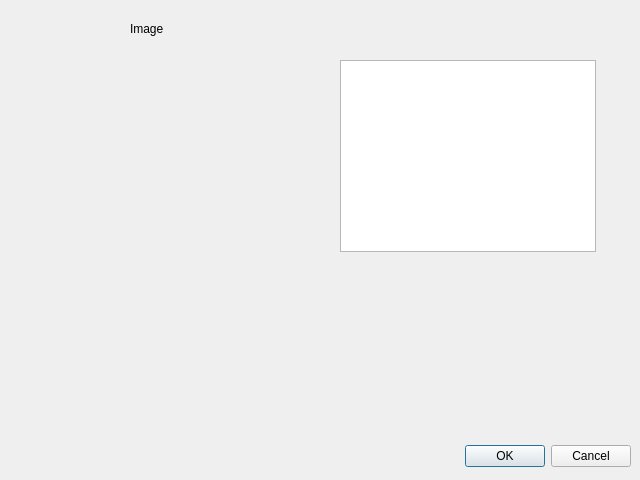
<?xml version="1.0" encoding="UTF-8"?>
<ui version="4.0">
 <class>SHOW_TEST</class>
 <widget class="QDialog" name="SHOW_TEST">
  <property name="geometry">
   <rect>
    <x>0</x>
    <y>0</y>
    <width>640</width>
    <height>480</height>
   </rect>
  </property>
  <property name="windowTitle">
   <string>Dialog</string>
  </property>
  <widget class="QDialogButtonBox" name="buttonBox">
   <property name="geometry">
    <rect>
     <x>10</x>
     <y>440</y>
     <width>621</width>
     <height>32</height>
    </rect>
   </property>
   <property name="orientation">
    <enum>Qt::Horizontal</enum>
   </property>
   <property name="standardButtons">
    <set>QDialogButtonBox::Cancel|QDialogButtonBox::Ok</set>
   </property>
  </widget>
  <widget class="QTextBrowser" name="textBrowser">
   <property name="geometry">
    <rect>
     <x>340</x>
     <y>60</y>
     <width>256</width>
     <height>192</height>
    </rect>
   </property>
  </widget>
  <widget class="QLabel" name="label">
   <property name="geometry">
    <rect>
     <x>30</x>
     <y>260</y>
     <width>281</width>
     <height>31</height>
    </rect>
   </property>
   <property name="text">
    <string/>
   </property>
  </widget>
  <widget class="QLabel" name="label_2">
   <property name="geometry">
    <rect>
     <x>40</x>
     <y>50</y>
     <width>231</width>
     <height>191</height>
    </rect>
   </property>
   <property name="text">
    <string/>
   </property>
   <property name="scaledContents">
    <bool>true</bool>
   </property>
  </widget>
  <widget class="QLabel" name="label_3">
   <property name="geometry">
    <rect>
     <x>130</x>
     <y>20</y>
     <width>55</width>
     <height>17</height>
    </rect>
   </property>
   <property name="text">
    <string>Image</string>
   </property>
  </widget>
 </widget>
 <resources/>
 <connections>
  <connection>
   <sender>buttonBox</sender>
   <signal>accepted()</signal>
   <receiver>SHOW_TEST</receiver>
   <slot>accept()</slot>
   <hints>
    <hint type="sourcelabel">
     <x>248</x>
     <y>254</y>
    </hint>
    <hint type="destinationlabel">
     <x>157</x>
     <y>274</y>
    </hint>
   </hints>
  </connection>
  <connection>
   <sender>buttonBox</sender>
   <signal>rejected()</signal>
   <receiver>SHOW_TEST</receiver>
   <slot>reject()</slot>
   <hints>
    <hint type="sourcelabel">
     <x>316</x>
     <y>260</y>
    </hint>
    <hint type="destinationlabel">
     <x>286</x>
     <y>274</y>
    </hint>
   </hints>
  </connection>
 </connections>
</ui>
